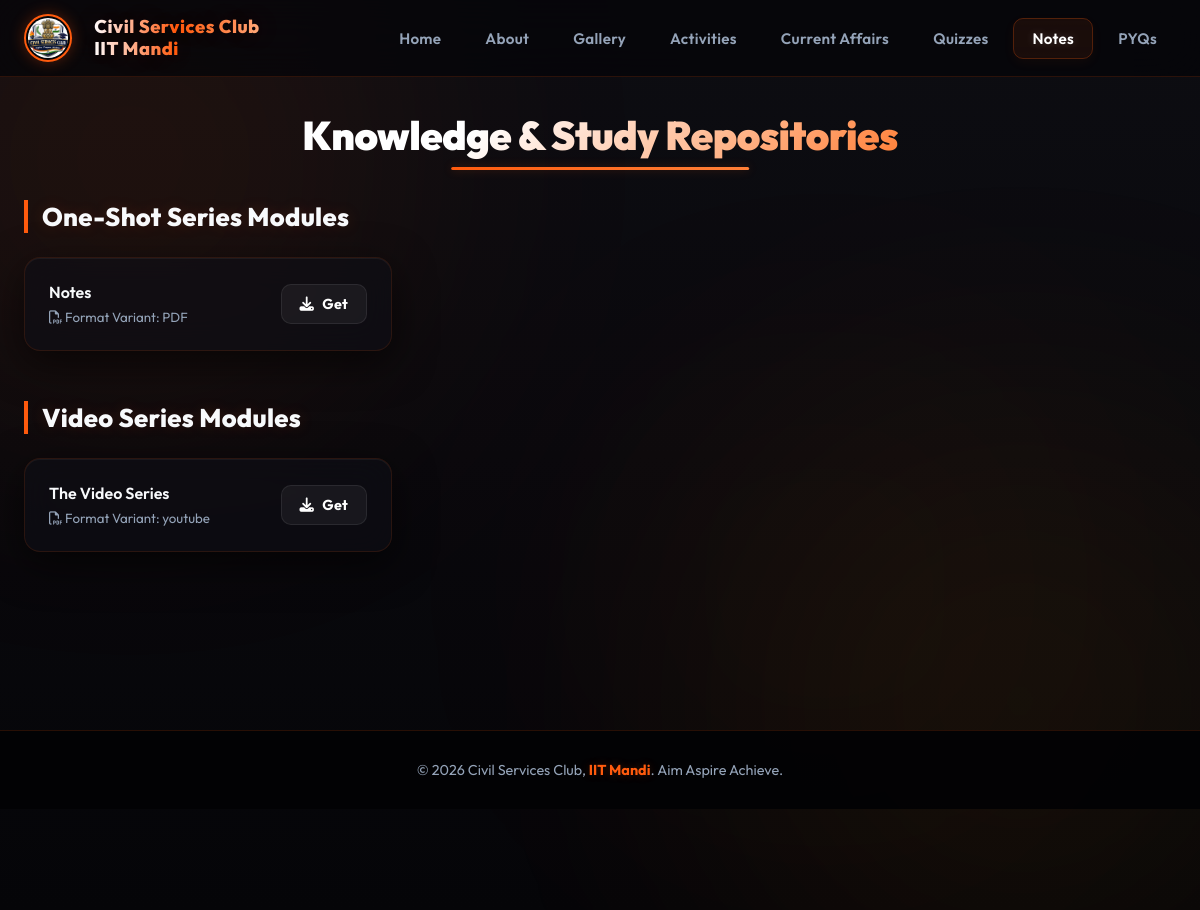
The app's page /notes with its own data.
### models.py (models this page shows)
class NoteCategory(db.Model):
    id = db.Column(db.Integer, primary_key=True)
    name = db.Column(db.String(100), nullable=False, unique=True)
    notes = db.relationship("Note", backref="category", lazy=True, cascade="all, delete-orphan")

class Note(db.Model):
    id = db.Column(db.Integer, primary_key=True)
    title = db.Column(db.String(200), nullable=False)
    type = db.Column(db.String(50), nullable=False)
    download_link = db.Column(db.String(500), nullable=False)
    category_id = db.Column(db.Integer, db.ForeignKey("note_category.id"), nullable=False)
    created_at = db.Column(db.DateTime, default=datetime.utcnow)

### app.py (the view)
@app.route("/notes")
def notes():
    categories = NoteCategory.query.all()
    notes_data = {}
    for cat in categories:
        notes_data[cat.name] = [
            {"title": n.title, "type": n.type, "download_link": n.download_link}
            for n in cat.notes
        ]
    return render_template("notes.html", categories=notes_data)

### app.py (called while the page is built)
@app.context_processor
def inject_admin_status():
    from flask import session
    return {"admin_logged_in": session.get("admin_logged_in", False)}

### templates/notes.html (shortened to what this page needs)
{% extends 'base.html' %}
{% block content %}
<h2 class="section-title">Knowledge & Study Repositories</h2>
{% for category, items in categories.items() %}
<div class="notes-section">
    <h3>{{ category }} Modules</h3>
    <div class="notes-grid">
        {% for item in items %}
        <div class="glass-card note-card">
            <div>
                <h4 style="font-weight: 600; margin-bottom: 4px;">{{ item.title }}</h4>
                <small style="color: var(--text-secondary);"><i class="fa-regular fa-file-pdf"></i> Format Variant: {{ item.type }}</small>
            </div>
            <a href="{{ item.download_link }}" class="download-btn"><i class="fa-solid fa-download"></i> Get</a>
        </div>
        {% endfor %}
    </div>
</div>
{% endfor %}
{% endblock %}

### static/css/style.css (style rules this page uses)
:root { --bg-dark: #050508; --glass-bg: rgba(15, 15, 22, 0.65); --glass-border: rgba(255, 91, 14, 0.12); --glass-border-hover: rgba(255, 91, 14, 0.35); --glass-focus: rgba(255, 91, 14, 0.2); --text-primary: #f8fafc; --text-secondary: #94a3b8; --accent: #ff5b0e; --accent-hover: #ff7836; --accent-glow: rgba(255, 91, 14, 0.25); --accent-gradient: linear-gradient(135deg, #ff5b0e, #ff8038); --dark-gradient: linear-gradient(180deg, #0d0d12, #050508); }
* { margin: 0; padding: 0; box-sizing: border-box; font-family: 'Outfit', -apple-system, BlinkMacSystemFont, "Segoe UI", Roboto, sans-serif; }
body { background-color: var(--bg-dark); background-image: var(--dark-gradient); color: var(--text-primary); min-height: 100vh; overflow-x: hidden; position: relative; scroll-behavior: smooth; }
.glass-card { background: var(--glass-bg); backdrop-filter: blur(16px); -webkit-backdrop-filter: blur(16px); border: 1px solid var(--glass-border); border-radius: 16px; padding: 28px; box-shadow: 0 12px 40px 0 rgba(0, 0, 0, 0.6), inset 0 1px 0 0 rgba(255, 255, 255, 0.05); transition: transform 0.4s cubic-bezier(0.165, 0.84, 0.44, 1), border-color 0.3s ease, box-shadow 0.3s ease; }
.section-title { font-size: 2.5rem; font-weight: 900; margin-bottom: 40px; text-align: center; letter-spacing: -0.5px; background: linear-gradient(135deg, #ffffff 30%, #ff8038 100%); -webkit-background-clip: text; -webkit-text-fill-color: transparent; position: relative; display: inline-block; left: 50%; transform: translateX(-50%); }
.section-title::after { content: ''; position: absolute; bottom: -10px; left: 25%; width: 50%; height: 3px; background: var(--accent-gradient); border-radius: 2px; box-shadow: 0 0 10px var(--accent-glow); }

### templates/notes.html (style rules this page uses)
.notes-section { margin-bottom: 50px; }
.notes-section h3 { font-size: 1.6rem; font-weight: 800; border-left: 4px solid var(--accent); padding-left: 14px; margin-bottom: 24px; letter-spacing: 0.3px; text-shadow: 0 0 15px rgba(255, 91, 14, 0.15); }
.notes-grid { display: grid; grid-template-columns: repeat(auto-fill, minmax(320px, 1fr)); gap: 24px; }
.note-card { display: flex; justify-content: space-between; align-items: center; padding: 24px; }
.download-btn { background: rgba(255, 255, 255, 0.05); border: 1px solid rgba(255, 255, 255, 0.08); color: white; padding: 10px 18px; border-radius: 10px; text-decoration: none; font-size: 0.9rem; font-weight: 700; letter-spacing: 0.3px; display: flex; align-items: center; gap: 8px; transition: all 0.3s cubic-bezier(0.165, 0.84, 0.44, 1); }

### records on screen
NoteCategory: name "One-Shot Series"
Note: title "Notes", type "PDF"
NoteCategory: name "Video Series"
Note: title "The Video Series", type "youtube"
